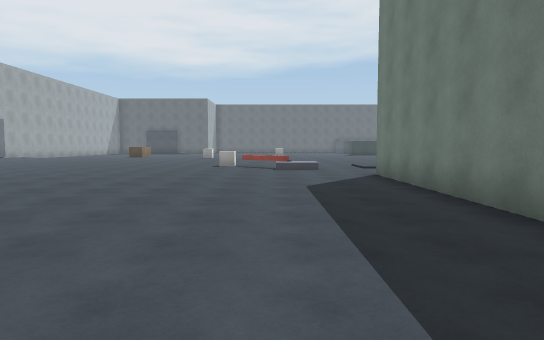
View 1 (above)

23 first-person views from a walk through a 3-D level made in the Unity game engine. The camera is 1.4 m above the floor, tilts 4° down and sees 75° across. The floor is counted in squares, 2 m on a side. Each view is taken from the middle of a square. On the plan, view 1 faces up. The plan holds only what a view shows up to about 11 squares ahead; the rest is blank. The place goes on beyond the plan. Surface patterns are stand-ins for the level's own textures.

View 2
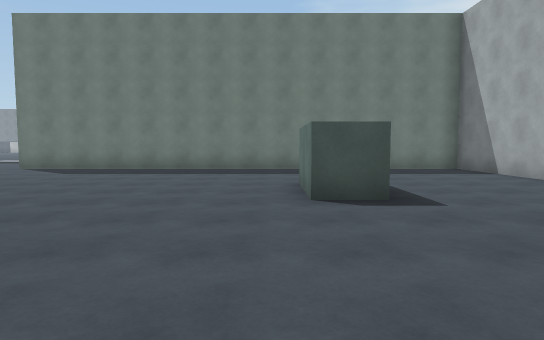

View 3
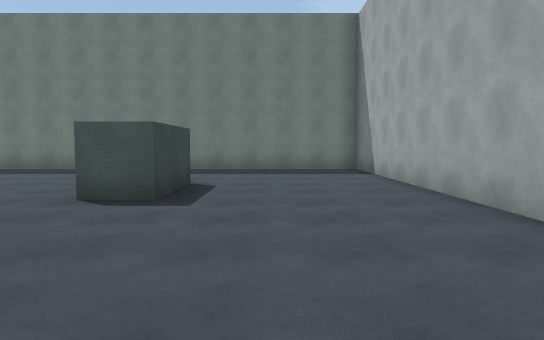

View 4
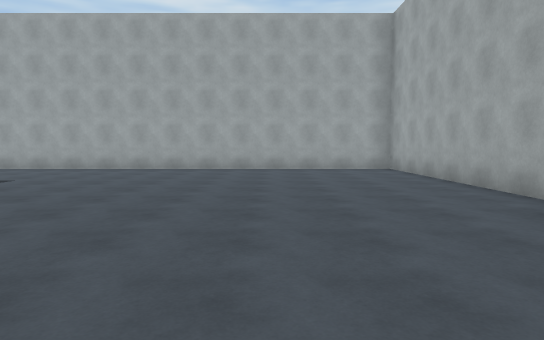

View 5
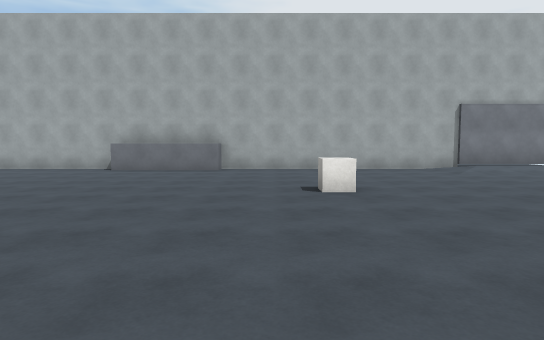

View 6
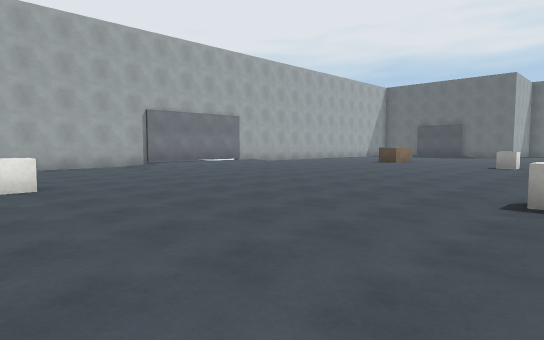

View 7
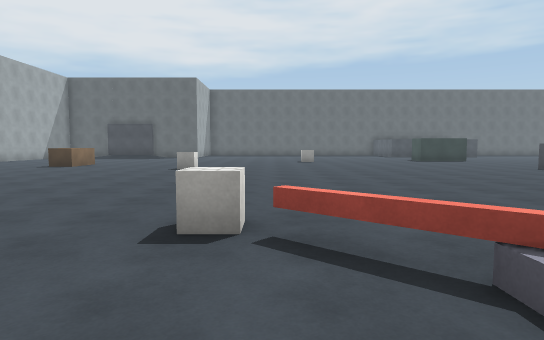

View 8
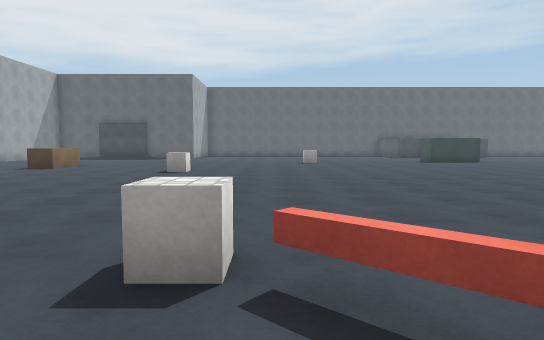

View 9
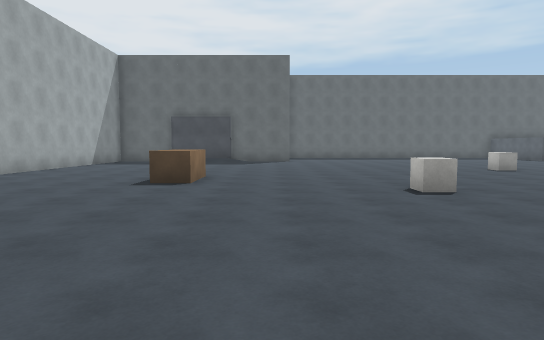

View 10
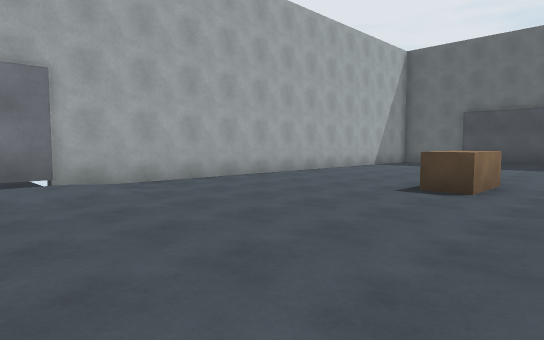

View 11
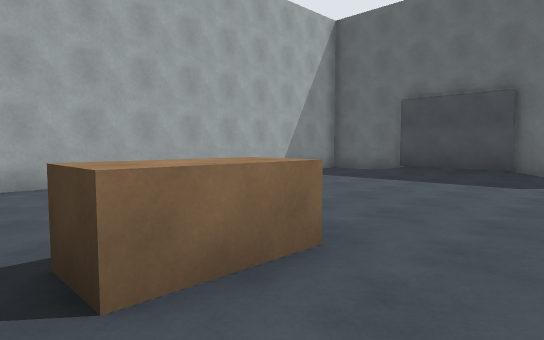

View 12
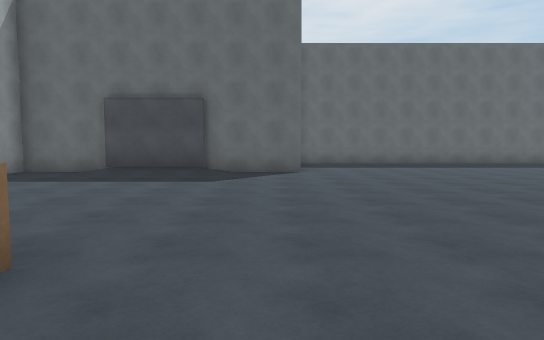

View 13
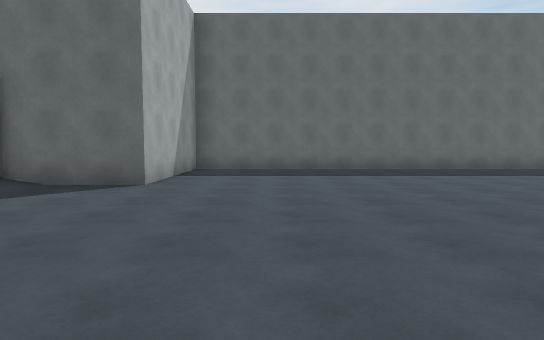

View 14
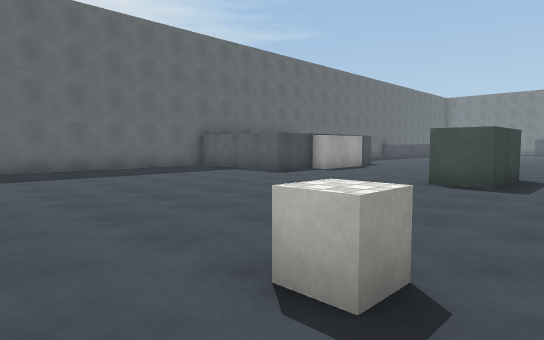

View 15
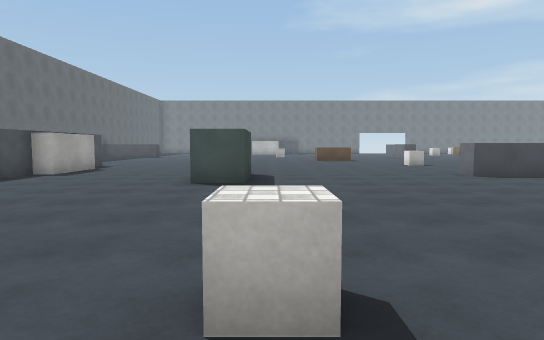

View 16
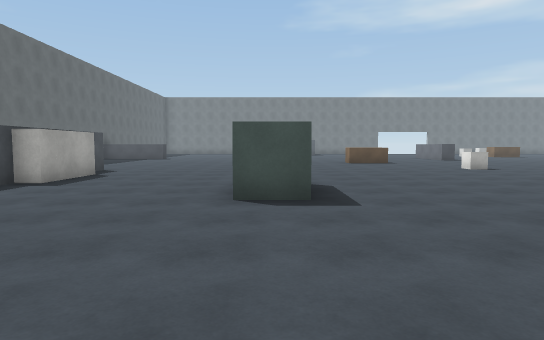

View 17
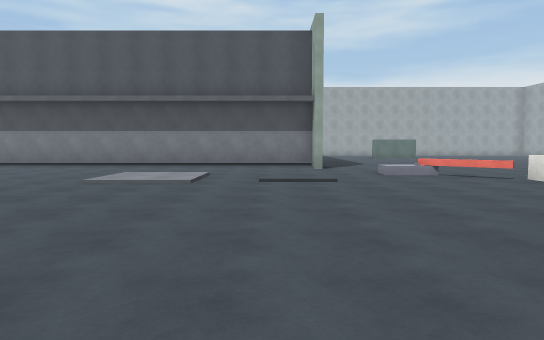

View 18
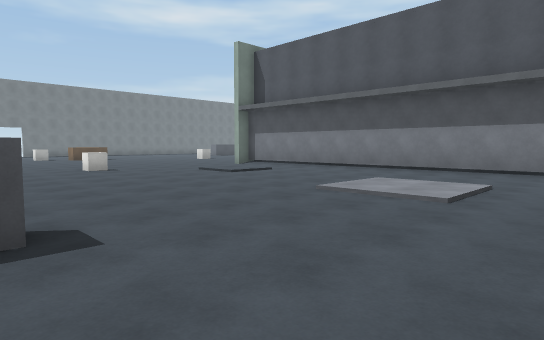

View 19
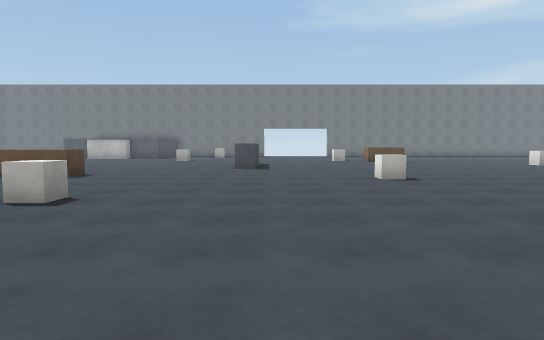

View 20
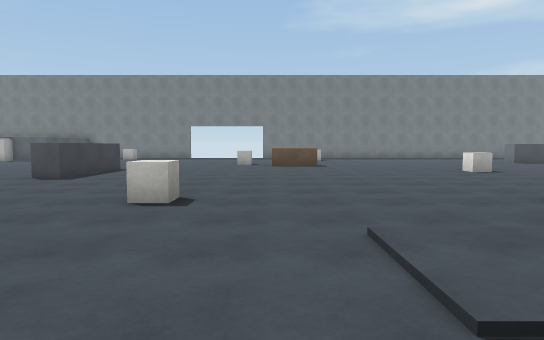

View 21
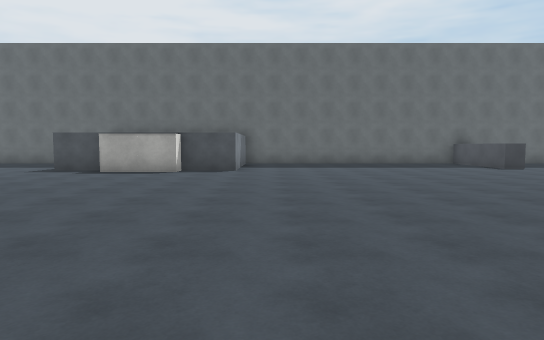

View 22
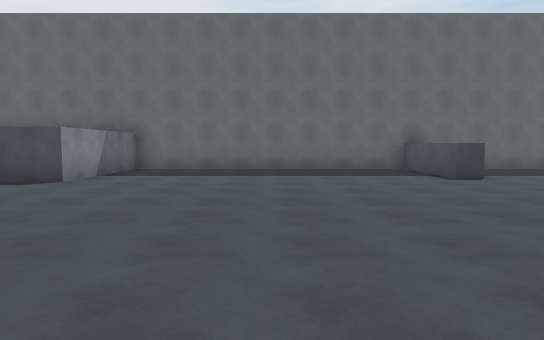

View 23
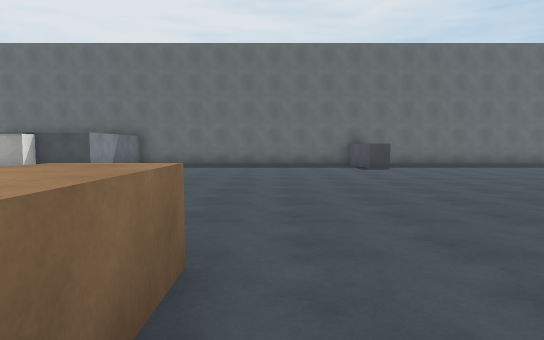

### Floor plan
Points are (right, up) in squares from view 1. A wall is a line through its corners. A room is listed if a view was taken in it or the views show most of it. See-through windows are left out.
Room 1 (views 1, 2, 3, 4, 5, 6, 7, 8, 9, 10, 11, 12, 13, 14, 15, 16, 17, 18, 19, 20, 21, 22, 23)
walls: (6.9, 17.9) (6.9, 19.5) (7.5, 19.5); (2.6, 8) (12.5, 8); (7.5, 24.5) (5.5, 24.5) (5.5, 25.5); (15.5, 22) (15.5, 20.5) (14.7, 20.5) (14.7, 22); (-7.5, 22.1) (-7.5, 20.5) (-8.2, 20.5); (7.5, 29.7) (6, 29.7) (6, 31.6); (-1.5, -0.5) (-3.5, -0.5) (-3.5, 0.5) (-1.5, 0.5); (20.5, 16.5) (17.5, 16.5) (17.5, 17.1); (-7.6, 29.1) (-10.2, 29.1); (-11.9, 5.6) (-11.9, 2.5); (5.1, 33.5) (-5.2, 33.5) (-5.2, 29.3) (-7.8, 29.3); (-10.2, 29.3) (-12.5, 29.3) (-12.5, -4.5) (2.5, -4.5) (2.5, 8.5); (19.6, 30.5) (18.9, 30.5) (18.9, 33.5); (21.5, 33.5) (11, 33.5) (11, 29.7) (9.5, 29.7)
objects: other object (-8, 8); other object (-4, 19); other object (-2, 12) to (-1, 12); other object (0, 11); other object (0, 24); other object (8, 29); other object (8, 30); other object (9, 29); other object (9, 30); other object (11, 19); other object (14, 13); other object (19, 6)

Where each view was taken, in squares from view 1:
view 1: 0 up, 0 right, facing up
view 2: 1 up, 8 left, facing right
view 3: 2 down, 8 left, facing right
view 4: 6 up, 9 left, facing down
view 5: 7 up, 2 left, facing left
view 6: 7 up, 1 left, facing up-left
view 7: 9 up, 1 left, facing up
view 8: 10 up, 1 left, facing up
view 9: 14 up, 6 left, facing up
view 10: 15 up, 6 left, facing up-left
view 11: 20 up, 6 left, facing up-left
view 12: 20 up, 6 left, facing up
view 13: 23 up, 3 left, facing up
view 14: 23 up, 1 left, facing up-right
view 15: 24 up, 1 left, facing right
view 16: 25 up, 1 right, facing right
view 17: 19 up, 4 right, facing down
view 18: 17 up, 4 right, facing down-right
view 19: 16 up, 7 right, facing right
view 20: 12 up, 10 right, facing right
view 21: 20 up, 12 right, facing up
view 22: 23 up, 15 right, facing up
view 23: 20 up, 16 right, facing up
